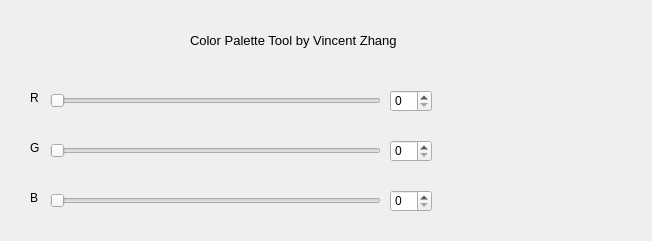
<?xml version="1.0" encoding="UTF-8"?>
<ui version="4.0">
 <class>ColorPaletteClass</class>
 <widget class="QWidget" name="ColorPaletteClass">
  <property name="geometry">
   <rect>
    <x>0</x>
    <y>0</y>
    <width>652</width>
    <height>241</height>
   </rect>
  </property>
  <property name="maximumSize">
   <size>
    <width>652</width>
    <height>241</height>
   </size>
  </property>
  <property name="windowTitle">
   <string>ColorPalette</string>
  </property>
  <widget class="QLabel" name="label">
   <property name="geometry">
    <rect>
     <x>30</x>
     <y>90</y>
     <width>16</width>
     <height>16</height>
    </rect>
   </property>
   <property name="text">
    <string>R</string>
   </property>
  </widget>
  <widget class="QLabel" name="label_2">
   <property name="geometry">
    <rect>
     <x>30</x>
     <y>190</y>
     <width>16</width>
     <height>16</height>
    </rect>
   </property>
   <property name="text">
    <string>B</string>
   </property>
  </widget>
  <widget class="QLabel" name="label_3">
   <property name="geometry">
    <rect>
     <x>30</x>
     <y>140</y>
     <width>16</width>
     <height>16</height>
    </rect>
   </property>
   <property name="text">
    <string>G</string>
   </property>
  </widget>
  <widget class="QSlider" name="Blue">
   <property name="geometry">
    <rect>
     <x>50</x>
     <y>190</y>
     <width>331</width>
     <height>22</height>
    </rect>
   </property>
   <property name="maximum">
    <number>255</number>
   </property>
   <property name="orientation">
    <enum>Qt::Horizontal</enum>
   </property>
  </widget>
  <widget class="QSlider" name="Red">
   <property name="geometry">
    <rect>
     <x>50</x>
     <y>90</y>
     <width>331</width>
     <height>22</height>
    </rect>
   </property>
   <property name="maximum">
    <number>255</number>
   </property>
   <property name="orientation">
    <enum>Qt::Horizontal</enum>
   </property>
  </widget>
  <widget class="QSlider" name="Green">
   <property name="geometry">
    <rect>
     <x>50</x>
     <y>140</y>
     <width>331</width>
     <height>22</height>
    </rect>
   </property>
   <property name="maximum">
    <number>255</number>
   </property>
   <property name="orientation">
    <enum>Qt::Horizontal</enum>
   </property>
  </widget>
  <widget class="QSpinBox" name="blueSpin">
   <property name="geometry">
    <rect>
     <x>390</x>
     <y>190</y>
     <width>42</width>
     <height>22</height>
    </rect>
   </property>
   <property name="maximum">
    <number>255</number>
   </property>
  </widget>
  <widget class="QSpinBox" name="greenSpin">
   <property name="geometry">
    <rect>
     <x>390</x>
     <y>140</y>
     <width>42</width>
     <height>22</height>
    </rect>
   </property>
   <property name="maximum">
    <number>255</number>
   </property>
  </widget>
  <widget class="QSpinBox" name="redSpin">
   <property name="geometry">
    <rect>
     <x>390</x>
     <y>90</y>
     <width>42</width>
     <height>22</height>
    </rect>
   </property>
   <property name="maximum">
    <number>255</number>
   </property>
  </widget>
  <widget class="QLabel" name="label_4">
   <property name="geometry">
    <rect>
     <x>190</x>
     <y>20</y>
     <width>281</width>
     <height>41</height>
    </rect>
   </property>
   <property name="font">
    <font>
     <pointsize>10</pointsize>
    </font>
   </property>
   <property name="text">
    <string>Color Palette Tool by Vincent Zhang</string>
   </property>
  </widget>
  <widget class="QWidget" name="displayWidget" native="true">
   <property name="geometry">
    <rect>
     <x>460</x>
     <y>80</y>
     <width>171</width>
     <height>141</height>
    </rect>
   </property>
   <property name="autoFillBackground">
    <bool>true</bool>
   </property>
  </widget>
 </widget>
 <layoutdefault spacing="6" margin="11"/>
 <resources>
  <include location="ColorPalette.qrc"/>
 </resources>
 <connections>
  <connection>
   <sender>Red</sender>
   <signal>valueChanged(int)</signal>
   <receiver>redSpin</receiver>
   <slot>setValue(int)</slot>
   <hints>
    <hint type="sourcelabel">
     <x>364</x>
     <y>90</y>
    </hint>
    <hint type="destinationlabel">
     <x>411</x>
     <y>100</y>
    </hint>
   </hints>
  </connection>
  <connection>
   <sender>redSpin</sender>
   <signal>valueChanged(int)</signal>
   <receiver>Red</receiver>
   <slot>setValue(int)</slot>
   <hints>
    <hint type="sourcelabel">
     <x>398</x>
     <y>111</y>
    </hint>
    <hint type="destinationlabel">
     <x>304</x>
     <y>106</y>
    </hint>
   </hints>
  </connection>
  <connection>
   <sender>Green</sender>
   <signal>valueChanged(int)</signal>
   <receiver>greenSpin</receiver>
   <slot>setValue(int)</slot>
   <hints>
    <hint type="sourcelabel">
     <x>339</x>
     <y>141</y>
    </hint>
    <hint type="destinationlabel">
     <x>417</x>
     <y>147</y>
    </hint>
   </hints>
  </connection>
  <connection>
   <sender>greenSpin</sender>
   <signal>valueChanged(int)</signal>
   <receiver>Green</receiver>
   <slot>setValue(int)</slot>
   <hints>
    <hint type="sourcelabel">
     <x>403</x>
     <y>160</y>
    </hint>
    <hint type="destinationlabel">
     <x>265</x>
     <y>157</y>
    </hint>
   </hints>
  </connection>
  <connection>
   <sender>Blue</sender>
   <signal>valueChanged(int)</signal>
   <receiver>blueSpin</receiver>
   <slot>setValue(int)</slot>
   <hints>
    <hint type="sourcelabel">
     <x>367</x>
     <y>199</y>
    </hint>
    <hint type="destinationlabel">
     <x>394</x>
     <y>194</y>
    </hint>
   </hints>
  </connection>
  <connection>
   <sender>blueSpin</sender>
   <signal>valueChanged(int)</signal>
   <receiver>Blue</receiver>
   <slot>setValue(int)</slot>
   <hints>
    <hint type="sourcelabel">
     <x>397</x>
     <y>205</y>
    </hint>
    <hint type="destinationlabel">
     <x>363</x>
     <y>203</y>
    </hint>
   </hints>
  </connection>
 </connections>
</ui>
